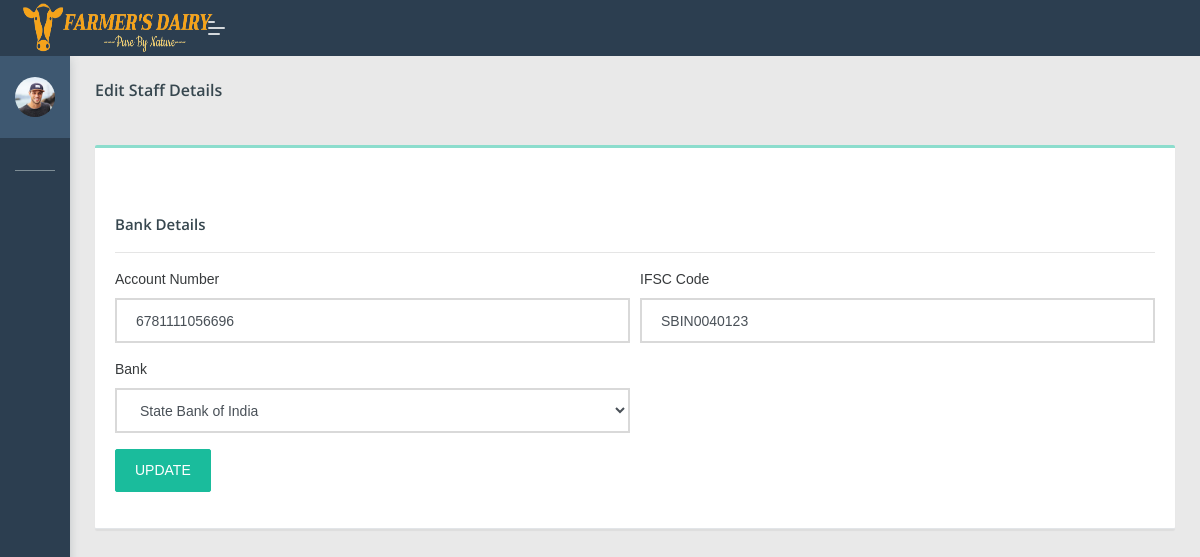
The page /dipo/editbank.php?edid=15 (signed in) on the database its author committed.
### tables this page shows
CREATE TABLE `add_staff` (
  `s_id` int(100) NOT NULL,
  `fname` varchar(100) NOT NULL,
  `lname` varchar(100) NOT NULL,
  `staffno` varchar(100) NOT NULL,
  `email` varchar(100) NOT NULL,
  `password` varchar(100) NOT NULL,
  `phno` bigint(100) NOT NULL,
  `address` varchar(100) NOT NULL,
  `city` varchar(100) NOT NULL,
  `state` varchar(100) NOT NULL,
  `pin_code` varchar(100) NOT NULL,
  `acc_no` varchar(100) NOT NULL,
  `ifsc_code` varchar(100) NOT NULL,
  `bank` varchar(100) NOT NULL,
  `dippoid` varchar(100) NOT NULL
);

### dipo/editbank.php (the view, shortened to what this page needs)
 <?php
if(isset($_SESSION['dippo']))
{
?>
 <!DOCTYPE html>
<html lang="en">
<head>
    <link rel="stylesheet" href="assets/css/style.css">
</head>
<body class="">
	<nav class="pcoded-navbar  ">
		<div class="navbar-wrapper  ">
			<div class="navbar-content scroll-div " >
					<div class="">
					<div class="main-menu-header">
						<img class="img-radius" src="assets/images/user/avatar-2.jpg" alt="User-Profile-Image">
						<div class="user-details">
						</div>
					</div>
				</div>
				<ul class="nav pcoded-inner-navbar ">
					<li class="nav-item pcoded-menu-caption">
					</li>
					<li class="nav-item">
					    <a href="main.php" class="nav-link "><span class="pcoded-micon"><i class="feather icon-home"></i></span><span class="pcoded-mtext">Dashboard</span></a>
					</li>
					<li class="nav-item pcoded-hasmenu">
					    <a href="#!" class="nav-link "><span class="pcoded-micon"><i class="feather icon-align-justify"></i></span><span class="pcoded-mtext">Staff Details</span></a>
					</li>
					<li class="nav-item pcoded-hasmenu">
					    <a href="#!" class="nav-link "><span class="pcoded-micon"><i class="feather icon-align-justify"></i></span><span class="pcoded-mtext">User Details</span></a>
					</li>
						<li class="nav-item pcoded-hasmenu">
					    <a href="#!" class="nav-link "><span class="pcoded-micon"><i class="feather icon-align-justify"></i></span><span class="pcoded-mtext">Milk Details</span></a>
					</li>
					<li class="nav-item pcoded-hasmenu">
					    <a href="#!" class="nav-link "><span class="pcoded-micon"><i class="feather icon-align-justify"></i></span><span class="pcoded-mtext">Facilities</span></a>
					</li>
                        <li class="nav-item">
					    <a href="profile.php" class="nav-link "><span class="pcoded-micon"><i class="feather icon-align-justify"></i></span><span class="pcoded-mtext">View feedback</span></a>
					</li>
				</ul>
			</div>
		</div>
	</nav>
	<header class="navbar pcoded-header navbar-expand-lg navbar-light header-dark">
				<div class="m-header">
					<a class="mobile-menu" id="mobile-collapse" href="#!"><span></span></a>
					<a href="#!" class="b-brand">
						<img src="assets/images/logo1.png" width="190px" height="50px" class="logo">
					</a>
				</div>
				<div class="collapse navbar-collapse">
					<ul class="navbar-nav mr-auto">
						<li class="nav-item">
							<a href="#!" class="pop-search"><i class="feather icon-search"></i></a>
						</li>
					</ul>
					<ul class="navbar-nav ml-auto">
						<li>
							<div class="dropdown drp-user">
								<a href="#" class="dropdown-toggle" data-toggle="dropdown">
									<i class="feather icon-user"></i>
								</a>
							</div>
						</li>
					</ul>
				</div>
	</header>
<section class="pcoded-main-container">
    <div class="pcoded-content">
        <div class="page-header">
            <div class="page-block">
                <div class="row align-items-center">
                    <div class="col-md-12">
                        <div class="page-header-title">
                            <h5 class="m-b-10">Edit Staff Details</h5>
                        </div>
                    </div>
                </div>
            </div>
        </div>
        <div class="row">
             <div class="col-sm-12">
                <div class="card">
                    <div class="card-header">
                          <h5 class="mt-5">Bank Details</h5>
							<hr>
							<?php
						if(isset($_GET['edid']))
							{
								$eid=$_GET['edid'];
								include 'config.php';
								$sql1 = "select * from add_staff where s_id='".$eid."'";
								$result1 = mysqli_query($con,$sql1);
								$num1=mysqlI_num_rows($result1);
								if($num1 > 0)
								{
								while($row1 = mysqli_fetch_array($result1))
								{
								$acc_no=$row1['acc_no'];
							    $ifsc_code=$row1['ifsc_code'];
								$bank=$row1['bank'];
								}
								?>
							<form action="#" method="post" class="needs-validation" novalidate>
							<div class="form-row">
                                <div class="col-md-6 mb-3">
                                    <label for="validationCustom01">Account Number</label>
                                    <input type="text" name="acc_no" value="<?php echo $acc_no; ?>"class="form-control" id="validationCustom01" pattern="[0-9]{9,18}"  placeholder="Account number" required>
                                </div>
                                <div class="col-md-6 mb-6">
                                    <label for="validationCustom02">IFSC Code</label>
                                    <input type="text" name="ifsc_code" value="<?php echo $ifsc_code; ?>"  class="form-control" id="validationCustom02" placeholder="IFSC"  pattern="^[A-Z]{4}0[A-Z0-9]{6}$"  required>
                                </div>
                            </div>
						 <div class="form-row">
								<div class="form-group col-md-6">
                                    <label for="inputState">Bank</label>
                                    <select id="inputState" name="bank" value="<?php echo $bank; ?>" pattern="[A-Za-z]+" class="form-control">
                                        <option value="<?php echo $bank;?>"><?php echo $bank;?></option>
									</select>
                                </div>
							</div>
                            <div class="form-row">
							 <div class="form-group col-md-2">
                            <button type="submit" name="update" class="btn  btn-primary">UPDATE</button>
							</div>
							</div>
							</form>
							<?php
								}
							}
?>
    </div>
</div>
                        </div>
                    </div>
                </div>
</section>
</body>
</html>
<?php
}
else
{
	echo "<script> location.href='../index.php'; </script>";
}
?>

### rows shown on the page
add_staff: acc_no "6781111056696", ifsc_code "SBIN0040123", bank "State Bank of India"
